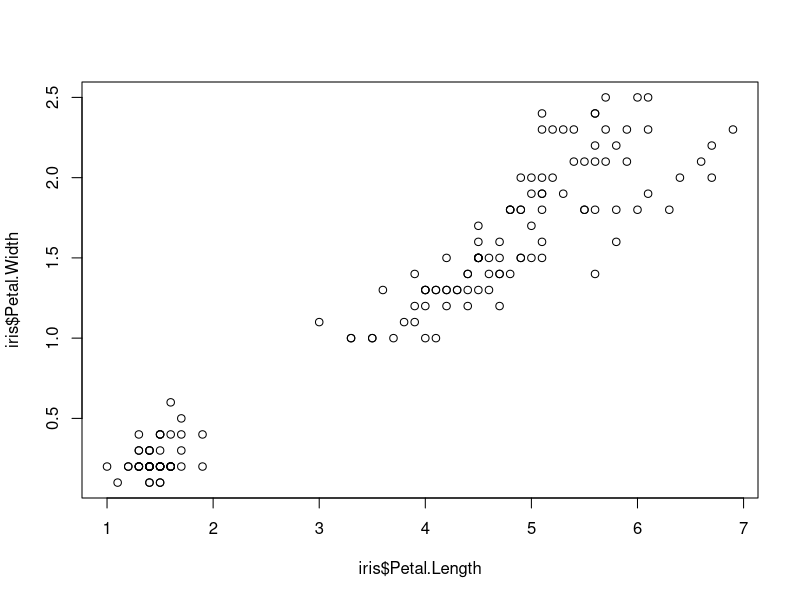
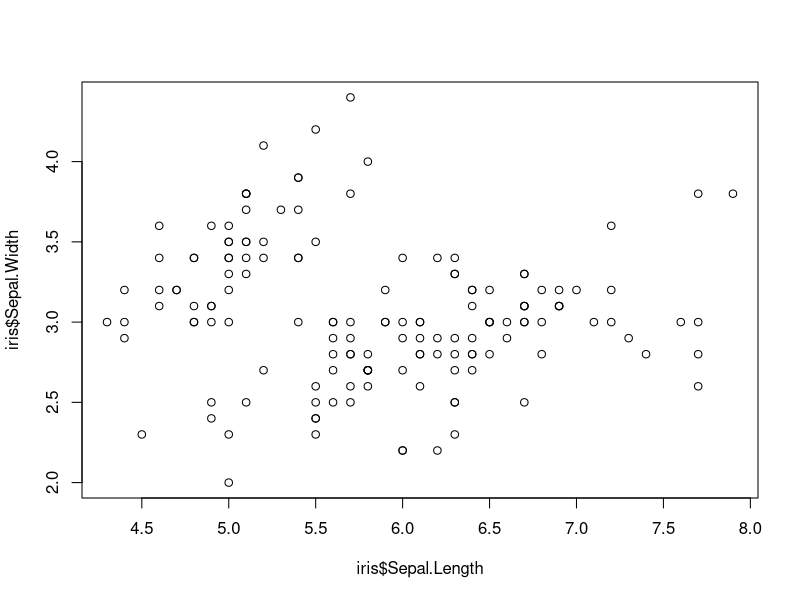

The R script that drew these images, in order:
jpeg("petal_length_vs_petal_width.jpg") # You can replace jpeg with pdf,bmp and postscript
plot(iris$Petal.Length,iris$Petal.Width)
dev.off()

png("sepal_length_vs_sepal_width.png") # You can replace png with pdf,jpeg,bmp and postscript
plot(iris$Sepal.Length,iris$Sepal.Width)
dev.off()
